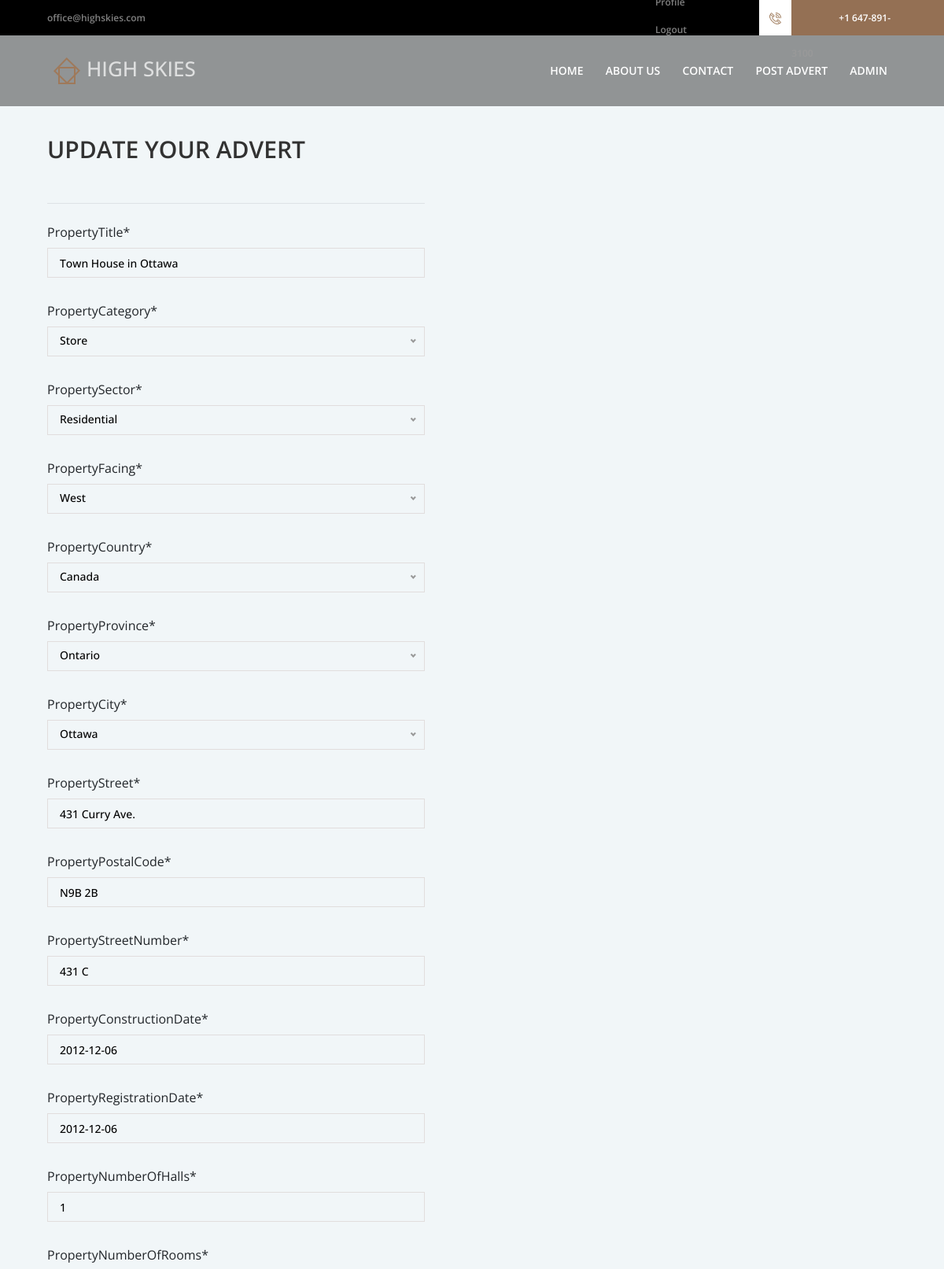
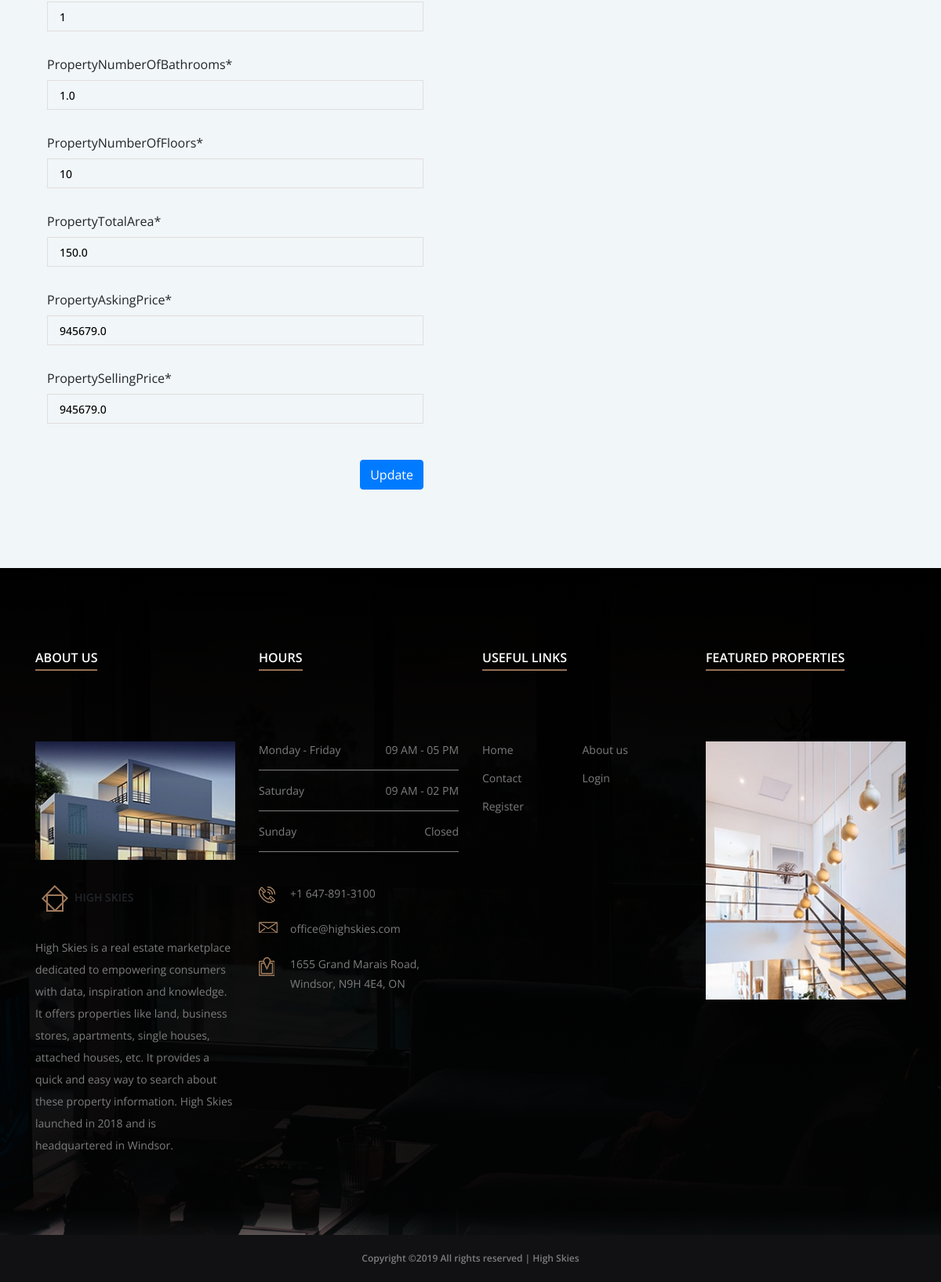
Page /advert/1/update/ (signed in) on the committed database (2 pictures, top to bottom).
### eproperty/models/property.py (models this page shows, shortened)
class Property(models.Model):
    propertyTitle = models.CharField(max_length=100)
    propertyCategory = models.ForeignKey('PropertyCategory', on_delete=models.CASCADE)
    propertySector = models.ForeignKey('PropertySector', on_delete=models.CASCADE)
    propertyFacing = models.ForeignKey('PropertyFacing', on_delete=models.CASCADE)
    propertyCountry = models.ForeignKey('Country', on_delete=models.CASCADE)
    propertyProvince = models.ForeignKey('Province', on_delete=models.CASCADE)
    propertyCity = models.ForeignKey('City', on_delete=models.CASCADE)
    propertyStreet = models.CharField(max_length=50)
    propertyPostalCode = models.CharField(max_length=6)
    propertyStreetNumber = models.CharField(max_length=5)
    propertyConstructionDate = models.DateField(default=datetime.date.today)
    propertyRegistrationDate = models.DateField(default=datetime.date.today)
    propertyNumberOfHalls = models.IntegerField(default=True)
    propertyNumberOfRooms = models.IntegerField(default=True)
    propertyNumberOfBathrooms = models.FloatField(default=True)
    propertyNumberOfFloors = models.IntegerField(default=True)
    propertyTotalArea = models.FloatField(default=True)
    propertyAskingPrice = models.FloatField(default=True)
    propertySellingPrice = models.FloatField(default=True)
    user = models.ForeignKey(User, on_delete=models.CASCADE, default=DEFAULT_USER_ID)
    class Meta:
        verbose_name_plural = "Property"

### eproperty/views/propertyWebsiteViews.py (the view, shortened to what this page needs)
# urls.py: path('advert/<int:pk>/update/', AdvertUpdateView.as_view(), name='property-update'),
class AdvertUpdateView(LoginRequiredMixin, UserPassesTestMixin, UpdateView):
    model = Property
    template_name = 'propertyWebsiteTemplates/updateAdvert.html'
    fields = ['propertyTitle', 'propertyCategory', 'propertySector', 'propertyFacing', 'propertyCountry',
              'propertyProvince', 'propertyCity', 'propertyStreet', 'propertyPostalCode', 'propertyStreetNumber',
              'propertyConstructionDate', 'propertyRegistrationDate', 'propertyNumberOfHalls',
              'propertyNumberOfRooms', 'propertyNumberOfBathrooms', 'propertyNumberOfFloors', 'propertyTotalArea',
              'propertyAskingPrice', 'propertySellingPrice']
    def test_func(self):
        property = self.get_object()
        if self.request.user == property.user:
            return True
        return False

### eproperty/models/location.py (called while the page is built)
    def __str__(self):
        return self.countryName

    def __str__(self):
        return self.provinceName

    def __str__(self):
        return self.cityName

### eproperty/models/property.py (called while the page is built)
    def __str__(self):
        return self.propertyCategory

    def __str__(self):
        return self.propertySector

    def __str__(self):
        return self.propertyFacing

### templates/propertyWebsiteTemplates/updateAdvert.html (shortened to what this page needs)
{% extends "propertyWebsiteTemplates/layout.html" %}
{% load crispy_forms_tags %}
{% block content %}
{% load static %}
    <section class="south-editor-area d-flex align-items-center">
        <div class="editor-content-area">
                    <br>        <br>        <br>
            <div class="section-heading wow fadeInUp" data-wow-delay="250ms">
                <h2>Update your Advert</h2>
            </div>
            <form method="POST" enctype="multipart/form-data">
                <fieldset class="form-group">
                    <legend class="border-bottom mb-4"></legend>
                        {{ form|crispy }}
                </fieldset>
                <div class="form-group">
                    <button class="btn btn-primary float-right">Update</button>
                </div>
            </form>
        </div>
    </section>
{% endblock %}

### static/css/style.css (style rules this page uses)
* { margin: 0; padding: 0; }
body { font-family: "Open Sans", sans-serif; }
h1, h2, h3, h4, h5, h6 { color: #323232; font-weight: 600; }
.section-heading { position: relative; z-index: 1; text-align: center; margin-bottom: 100px; }
.section-heading h2 { font-size: 30px; text-transform: uppercase; margin-bottom: 5px; }
.form-control { background-color: transparent; width: 100%; height: 38px; border-radius: 0; font-size: 14px; color: #000000; margin-bottom: 30px; font-weight: 500; padding: 0 15px; border: 1px solid #e1dddd; }
.south-editor-area { background-color: #f1f6f8; position: relative; z-index: 1; }
.south-editor-area .editor-content-area, .south-editor-area .editor-thumbnail { -webkit-box-flex: 0; -ms-flex: 0 0 50%; flex: 0 0 50%; min-width: 50%; }
.south-editor-area .editor-content-area { position: relative; z-index: 1; padding: 100px 5%; }
.south-editor-area .editor-content-area .section-heading { text-align: left; margin-bottom: 50px; }

### rows in the picture
Property: propertyTitle "Town House in Ottawa", propertyStreet "431 Curry Ave.", propertyPostalCode "N9B 2B", propertyStreetNumber "431 C", propertyConstructionDate "2012-12-06", propertyRegistrationDate "2012-12-06", propertyNumberOfHalls "1", propertyNumberOfRooms "1", propertyNumberOfBathrooms "1.0", propertyNumberOfFloors "10", propertyTotalArea "150.0", propertyAskingPrice "945679.0", propertySellingPrice "945679.0"
